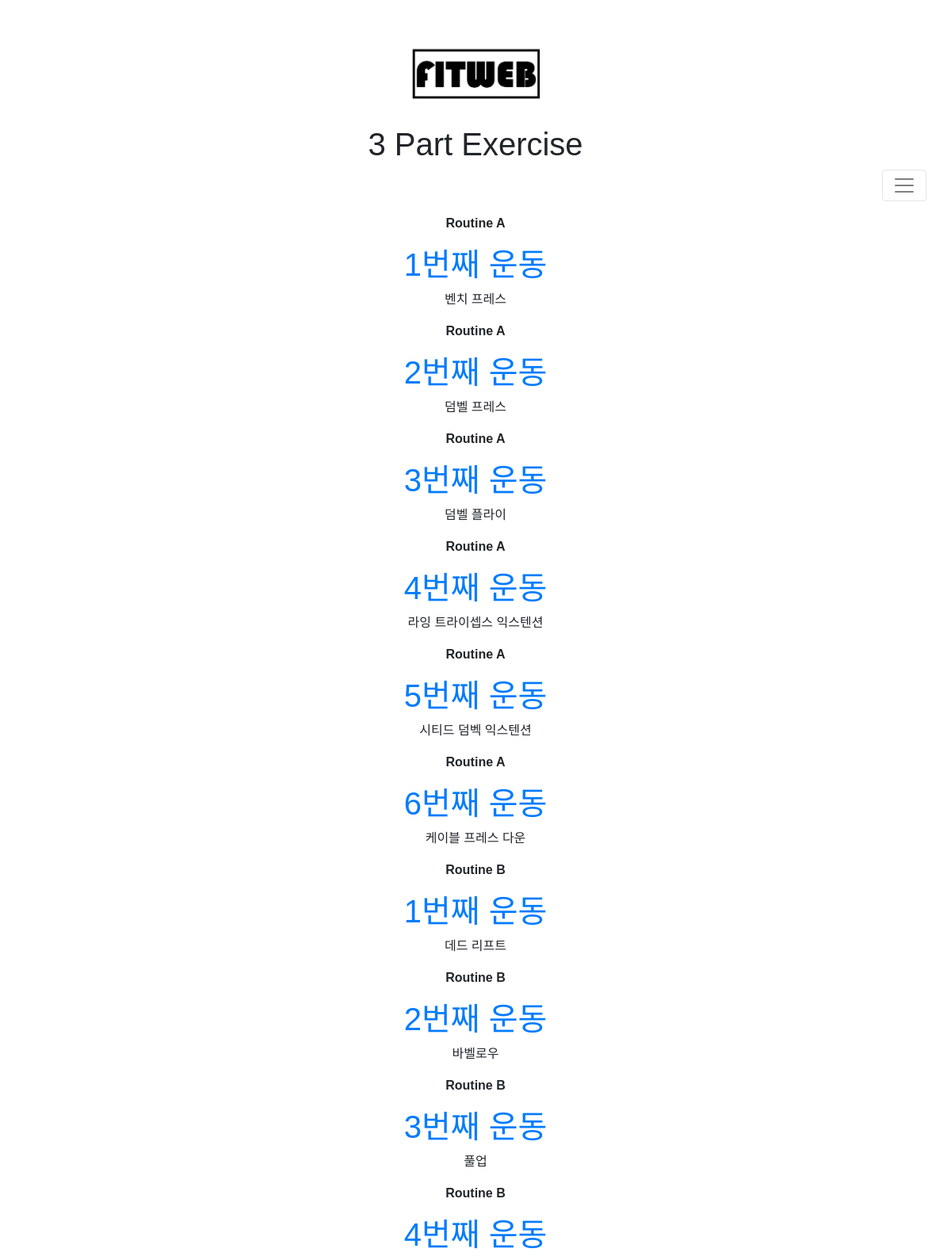
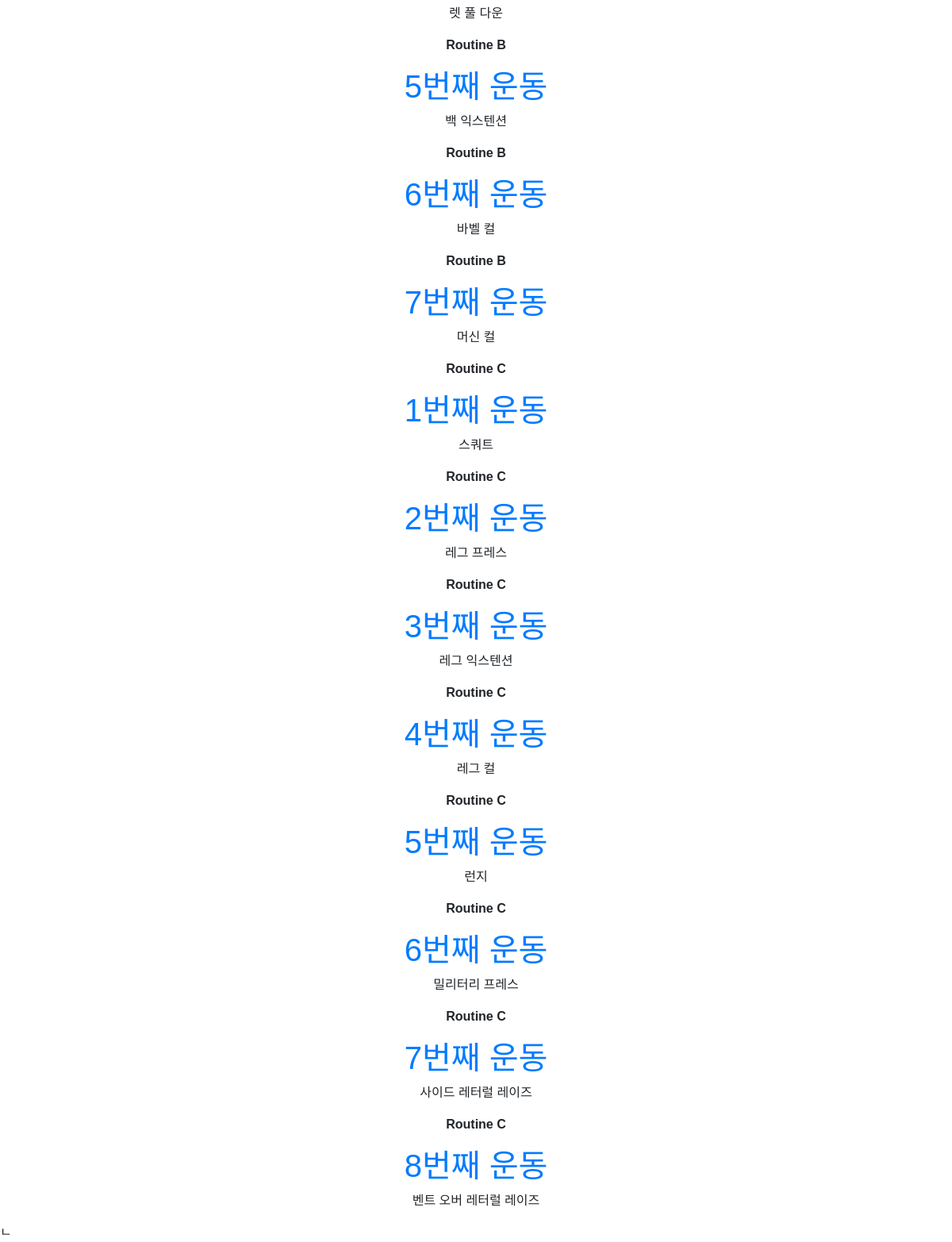
/weight_training_list_middle_level_3parts, run on the app's committed database (2 pictures, top to bottom).
### fitweb/models.py (models this page shows, shortened)
class Post(models.Model):
    objects_num = models.CharField(max_length=200, default='')
    Header_first = models.CharField(max_length=200, default='')
    Header_second = models.CharField(max_length=200, default='')
    Header_third = models.CharField(max_length=200, default='', blank=True)
    Header_four = models.CharField(max_length=200, default='', blank=True)
    author = models.ForeignKey(settings.AUTH_USER_MODEL, on_delete=models.CASCADE)
    title = models.CharField(max_length=200, default='')
    video = EmbedVideoField(blank=True)
    text = models.TextField()
    created_date = models.DateTimeField(
            default=timezone.now)
    published_date = models.DateTimeField(
            blank=True, null=True)

### fitweb/views.py (the view)
# urls.py: path('weight_training_list_middle_level_3parts', views.weight_training_list_middle_level_3parts,
def weight_training_list_middle_level_3parts(request):
    posts = Post.objects.filter(Header_first__contains='weight training', Header_second__contains='middle', Header_third__contains='part3')
    posts = posts.order_by("title")
    posts = posts.order_by("Header_four")
    return render(request, 'fitweb/weight_training_list_middle_level_3parts.html', {'posts': posts})

### fitweb/templates/fitweb/weight_training_list_middle_level_3parts.html (shortened to what this page needs)
{% load embed_video_tags %}
{% load static %}
<html>
    <head>
        <link rel="stylesheet" href="https://maxcdn.bootstrapcdn.com/bootstrap/4.0.0-beta/css/bootstrap.min.css">
        <link rel="stylesheet" href="{% static "css/main.css" %}">
    </head>
<body>
<h1 class="logo" style="margin-top: 50px"><a id="logo" href="{% url 'home' %}"><img src="../../static/images/logo.png"></a></h1>
<nav class="navbar navbar-light bg-light">
  <div class="container-fluid" >
    <h1 style="width: 100%">
        <header class="page-header" style="overflow: auto;">
            <h1>3 Part Exercise</h1>
        </header>
        <button style="float: right" class="navbar-toggler" type="button" data-bs-toggle="collapse" data-bs-target="#navbarSupportedContent" aria-controls="navbarSupportedContent" aria-expanded="false" aria-label="Toggle navigation">
            <span class="navbar-toggler-icon"></span>
        </button>
    </h1>
  </div>
</nav>
<div class="content container" style="text-align: center">
    {% for post in posts %}
        <div class="post">
            <p><b>{{ post.Header_four|linebreaksbr }}</b></p>
            <h1><a href="{% url 'detail' pk=post.pk %}">{{ post.title }}</a></h1>
            <p>{{ post.text|linebreaksbr }}</p>
        </div>
    {% endfor %}
</div>
</body>
</html>

### fitweb/static/css/main.css (style rules this page uses)
body { margin: 0px; font-family: 'Noto Sans KR', sans-serif; min-width: 600px; min-height: 500px; }
.logo { text-align: center; height: 80px; margin-bottom: 20px; }
.logo img { height: 100px; border: 20px; }
.navbar { text-align: center; }

### fitweb/templates/fitweb/weight_training_list_middle_level_3parts.html (style rules this page uses)
body { margin: 0px; font-family: 'Noto Sans KR', sans-serif; min-width: 600px; min-height: 500px; }
.bg-light { background-color: rgba(0,0,0,0)!important; }
@media (min-width: 576px) { .container { max-width: 100%; } }

### data on the page
Post: Header_four "Routine A", title "1번째 운동", text "벤치 프레스"
Post: Header_four "Routine A", title "2번째 운동", text "덤벨 프레스"
Post: Header_four "Routine A", title "3번째 운동", text "덤벨 플라이"
Post: Header_four "Routine A", title "4번째 운동", text "라잉 트라이셉스 익스텐션"
Post: Header_four "Routine A", title "5번째 운동", text "시티드 덤벡 익스텐션"
Post: Header_four "Routine A", title "6번째 운동", text "케이블 프레스 다운"
Post: Header_four "Routine B", title "1번째 운동", text "데드 리프트"
Post: Header_four "Routine B", title "2번째 운동", text "바벨로우"
Post: Header_four "Routine B", title "3번째 운동", text "풀업"
Post: Header_four "Routine B", title "4번째 운동", text "렛 풀 다운"
Post: Header_four "Routine B", title "5번째 운동", text "백 익스텐션"
Post: Header_four "Routine B", title "6번째 운동", text "바벨 컬"
Post: Header_four "Routine B", title "7번째 운동", text "머신 컬"
Post: Header_four "Routine C", title "1번째 운동", text "스쿼트"
Post: Header_four "Routine C", title "2번째 운동", text "레그 프레스"
Post: Header_four "Routine C", title "3번째 운동", text "레그 익스텐션"
Post: Header_four "Routine C", title "4번째 운동", text "레그 컬"
Post: Header_four "Routine C", title "5번째 운동", text "런지"
Post: Header_four "Routine C", title "6번째 운동", text "밀리터리 프레스"
Post: Header_four "Routine C", title "7번째 운동", text "사이드 레터럴 레이즈"
Post: Header_four "Routine C", title "8번째 운동", text "벤트 오버 레터럴 레이즈"
